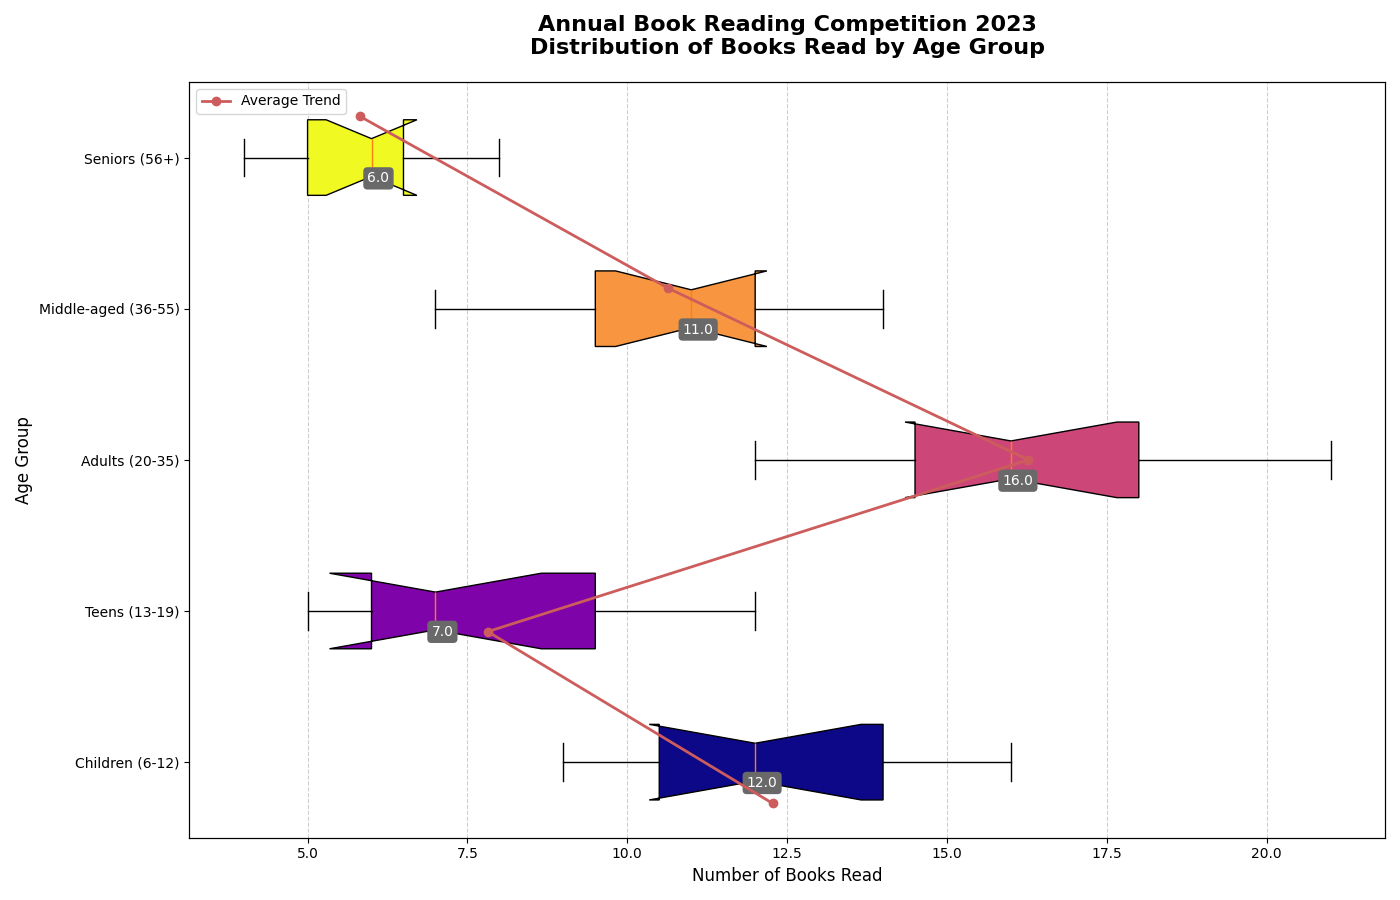

Write Python code to recreate this figure.
import matplotlib.pyplot as plt
import numpy as np

# Data for each age group
children_books = [11, 12, 15, 9, 10, 14, 11, 13, 14, 10, 16]
teens_books = [5, 7, 8, 6, 10, 7, 9, 11, 6, 5, 12]
adults_books = [12, 15, 14, 17, 19, 18, 21, 14, 16, 15, 18]
middle_aged_books = [9, 10, 11, 8, 12, 7, 11, 13, 12, 14, 10]
seniors_books = [5, 4, 6, 5, 7, 8, 6, 5, 7, 5, 6]

data = [children_books, teens_books, adults_books, middle_aged_books, seniors_books]
age_groups = ['Children (6-12)', 'Teens (13-19)', 'Adults (20-35)', 'Middle-aged (36-55)', 'Seniors (56+)']

# Initialize the figure
fig, ax = plt.subplots(figsize=(14, 9))

# Create horizontal box plot with color changes
box = ax.boxplot(data, vert=False, patch_artist=True, labels=age_groups, notch=True, whis=1.5)
colors = plt.cm.plasma(np.linspace(0, 1, len(data)))  # New set of colors from the plasma colormap

for patch, color in zip(box['boxes'], colors):
    patch.set_facecolor(color)

# Highlight median values with annotations
medians = [np.median(group) for group in data]
for i, median in enumerate(medians):
    ax.annotate(f'{median}', xy=(median, i + 1), xytext=(5, -15), 
                textcoords='offset points', ha='center', va='center', color='white',
                bbox=dict(boxstyle='round,pad=0.3', edgecolor='none', facecolor='dimgray'))

# Enhance grid readability
ax.grid(True, linestyle='--', alpha=0.6, axis='x')

# Titles and labels
ax.set_title('Annual Book Reading Competition 2023\nDistribution of Books Read by Age Group', fontsize=16, fontweight='bold', pad=20)
ax.set_xlabel('Number of Books Read', fontsize=12)
ax.set_ylabel('Age Group', fontsize=12)

# Ensure all text is visible
plt.tight_layout()

# Additional plot for trends (line plot)
ax2 = ax.twinx()
book_trend = [np.mean(group) for group in data]
ax2.plot(book_trend, np.arange(1, len(data)+1), 'o-', color='indianred', linewidth=2, label='Average Trend')
ax2.set_yticks([])

# Add legend for secondary plot
ax2.legend(loc='upper left', fontsize=10)

plt.show()
